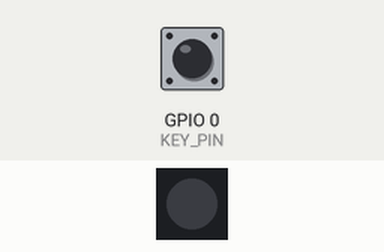
The sketch below on a simulated ESP32-S3. Shown: 1 RGB LEDs in strip order, left to right. The test bench sets the inputs (shaded band); at power-on: GPIO 0 (KEY_PIN) HIGH. Dim RGB values are drawn brighter than linear; what the sketch prints to the serial monitor is not drawn.

Above: at 1.2 s.
1.3 s: GPIO 0 (KEY_PIN) pulled LOW for 0.15 s
At 2.2 s:
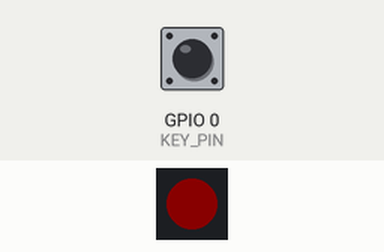
2.9 s: GPIO 0 (KEY_PIN) pulled LOW for 1 s
At 4.7 s:
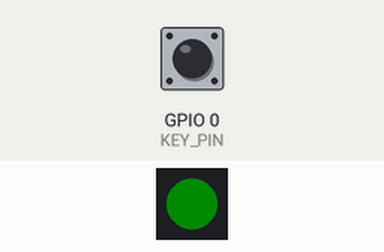
5.4 s: GPIO 0 (KEY_PIN) pulled LOW for 0.15 s
At 6.5 s:
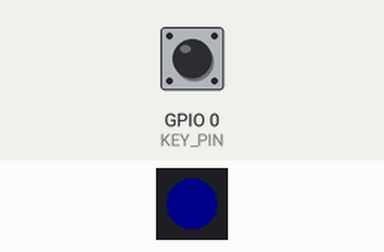
7.0 s: GPIO 0 (KEY_PIN) pulled LOW for 3.2 s
At 10.7 s:
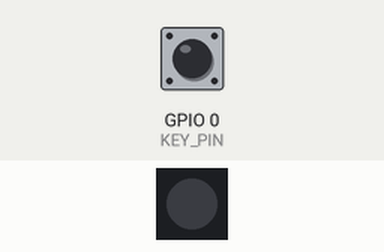
Timing chart, 0 to 12.2 s (numbered marks = the images above; inputs shaded):
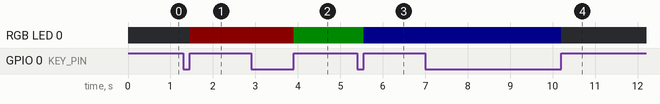

Measured:
- after the input at 1.3 s, RGB LED 0: off → RGB(10, 0, 0) after 0.15 s
- after the input at 2.9 s, RGB LED 0: RGB(10, 0, 0) → RGB(0, 10, 0) after 1.0 s
- after the input at 5.4 s, RGB LED 0: RGB(0, 10, 0) → RGB(0, 0, 10) after 0.15 s
- after the input at 7.0 s, RGB LED 0: RGB(0, 0, 10) → off after 3.2 s

The sketch:

Sketch_03.1_Button_RGB.ino
```cpp
/*
* @ File:   Sketch_03.1_Button_RGB.ino
* @ Author: [Eason Shen]
* @ Date:   [2026-05-15]
*/

#include <Arduino.h>
#include "Freenove_WS2812_Lib_for_ESP32.h"

#define FNK0104AB_2P8_240x320_ILI9341
//#define FNK0104N_3P5_320x480_ST77922
//#define FNK0104S_4P0_320x480_ST7796

#ifdef FNK0104N_3P5_320x480_ST77922
 #define LEDS_PIN   40
#else
 #define LEDS_PIN   42
#endif
#define LEDS_COUNT 1
#define CHANNEL    0
#define KEY_PIN 0

Freenove_ESP32_WS2812 strip = Freenove_ESP32_WS2812(LEDS_COUNT, LEDS_PIN, CHANNEL, TYPE_GRB);

uint8_t m_color[5][3] = { { 255, 0, 0 }, { 0, 255, 0 }, { 0, 0, 255 }, { 255, 255, 255 }, { 0, 0, 0 } };

static unsigned int keyCount = 0;
static unsigned int lastKeyCount = 1;

void buttonInit(void) {
  pinMode(KEY_PIN, INPUT_PULLUP);
}

bool readButton(void) {
  return digitalRead(KEY_PIN);
}

void switchRGB(int value) {
  int colorIndex = value % 4;
  switch (colorIndex) {
    case 1:
      strip.setLedColorData(0, m_color[0][0], m_color[0][1], m_color[0][2]);
      strip.show();
      break;
    case 2:
      strip.setLedColorData(0, m_color[1][0], m_color[1][1], m_color[1][2]);
      strip.show();
      break;
    case 3:
      strip.setLedColorData(0, m_color[2][0], m_color[2][1], m_color[2][2]);
      strip.show();
      break;
    default:
      strip.setLedColorData(0, m_color[4][0], m_color[4][1], m_color[4][2]);
      strip.show();
      break;
  }
}

void setup() {
  strip.begin();
  strip.setBrightness(10);
  buttonInit();
  Serial.println("ESP32-S3 initialization completed!");
}

void loop() {
  if (readButton() == 0) {
    delay(20);
    if (readButton() == 0) {
      keyCount++;
      while (!readButton());
    }
  }
  if (keyCount != lastKeyCount) {
    switchRGB(keyCount);
    lastKeyCount = keyCount;
  }
}
```
